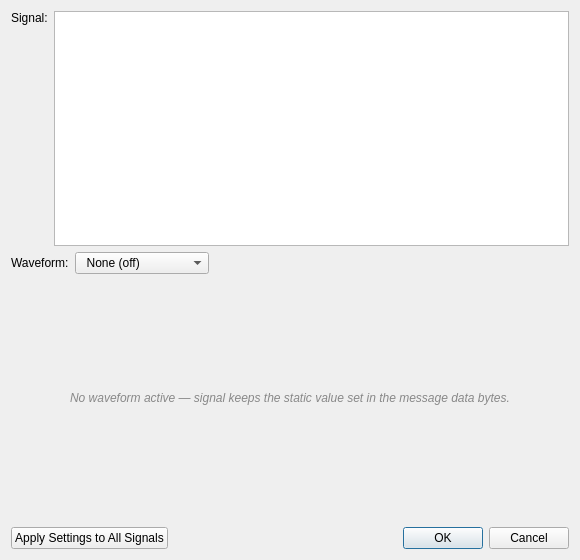
<?xml version="1.0" encoding="UTF-8"?>
<ui version="4.0">
 <class>WaveformDialog</class>
 <widget class="QDialog" name="WaveformDialog">
  <property name="geometry">
   <rect><x>0</x><y>0</y><width>580</width><height>560</height></rect>
  </property>
  <property name="windowTitle">
   <string>Configure Signal Waveforms</string>
  </property>
  <layout class="QVBoxLayout" name="verticalLayoutMain">

   <!-- ── Signal list ──────────────────────────────────────── -->
   <item>
    <layout class="QHBoxLayout" name="hlSignal">
     <item>
      <widget class="QLabel" name="lblSignal">
       <property name="text"><string>Signal:</string></property>
       <property name="minimumWidth"><number>55</number></property>
       <property name="alignment"><set>Qt::AlignTop</set></property>
      </widget>
     </item>
     <item>
      <widget class="QListWidget" name="listSignals">
       <property name="maximumHeight"><number>110</number></property>
       <property name="alternatingRowColors"><bool>true</bool></property>
      </widget>
     </item>
    </layout>
   </item>

   <!-- ── Type selector ──────────────────────────────────── -->
   <item>
    <layout class="QHBoxLayout" name="hlType">
     <item>
      <widget class="QLabel" name="lblType">
       <property name="text"><string>Waveform:</string></property>
       <property name="minimumWidth"><number>75</number></property>
      </widget>
     </item>
     <item>
      <widget class="QComboBox" name="comboType">
       <item><property name="text"><string>  None (off)  </string></property></item>
       <item><property name="text"><string>  Square Wave  </string></property></item>
       <item><property name="text"><string>  Sine Wave    </string></property></item>
       <item><property name="text"><string>  Ramp (Sawtooth)  </string></property></item>
      </widget>
     </item>
     <item>
      <widget class="QLabel" name="lblUnit">
       <property name="text"><string></string></property>
       <property name="styleSheet"><string>color: #aaa; font-style: italic;</string></property>
      </widget>
     </item>
     <item>
      <spacer>
       <property name="orientation"><enum>Qt::Horizontal</enum></property>
       <property name="sizeHint" stdset="0"><size><width>40</width><height>20</height></size></property>
      </spacer>
     </item>
    </layout>
   </item>

   <!-- ── Stacked parameter pages ───────────────────────── -->
   <item>
    <widget class="QStackedWidget" name="stackedParams">

     <!-- Page 0 : None -->
     <widget class="QWidget" name="pageNone">
      <layout class="QVBoxLayout">
       <item>
        <widget class="QLabel" name="lblNoneHint">
         <property name="text">
          <string>No waveform active — signal keeps the static value set in the message data bytes.</string>
         </property>
         <property name="wordWrap"><bool>true</bool></property>
         <property name="alignment"><set>Qt::AlignCenter</set></property>
         <property name="styleSheet"><string>color: #888; font-style: italic; padding: 12px;</string></property>
        </widget>
       </item>
      </layout>
     </widget>

     <!-- Page 1 : Square -->
     <widget class="QWidget" name="pageSquare">
      <layout class="QVBoxLayout">
       <item>
        <widget class="QGroupBox" name="grpSquare">
         <property name="title"><string>Square Wave Parameters</string></property>
         <layout class="QFormLayout" name="formSquare">

          <item row="0" column="0">
           <widget class="QLabel"><property name="text"><string>High Value:</string></property></widget>
          </item>
          <item row="0" column="1">
           <widget class="QDoubleSpinBox" name="spinSqHigh">
            <property name="minimum"><double>-1e+07</double></property>
            <property name="maximum"><double>1e+07</double></property>
            <property name="decimals"><number>4</number></property>
            <property name="singleStep"><double>1.0</double></property>
            <property name="value"><double>1.0</double></property>
            <property name="toolTip"><string>Signal value while in the HIGH (ON) phase</string></property>
           </widget>
          </item>

          <item row="1" column="0">
           <widget class="QLabel"><property name="text"><string>Low Value:</string></property></widget>
          </item>
          <item row="1" column="1">
           <widget class="QDoubleSpinBox" name="spinSqLow">
            <property name="minimum"><double>-1e+07</double></property>
            <property name="maximum"><double>1e+07</double></property>
            <property name="decimals"><number>4</number></property>
            <property name="singleStep"><double>1.0</double></property>
            <property name="value"><double>0.0</double></property>
            <property name="toolTip"><string>Signal value while in the LOW (OFF) phase</string></property>
           </widget>
          </item>

          <item row="2" column="0">
           <widget class="QLabel"><property name="text"><string>TON (ms):</string></property></widget>
          </item>
          <item row="2" column="1">
           <layout class="QHBoxLayout">
            <item>
             <widget class="QDoubleSpinBox" name="spinSqTon">
              <property name="minimum"><double>1.0</double></property>
              <property name="maximum"><double>1e+08</double></property>
              <property name="decimals"><number>1</number></property>
              <property name="singleStep"><double>10.0</double></property>
              <property name="value"><double>500.0</double></property>
              <property name="toolTip"><string>Duration the signal stays at High Value (ON time)</string></property>
             </widget>
            </item>
            <item>
             <widget class="QLabel" name="lblTonHint">
              <property name="text"><string>← ON time</string></property>
              <property name="styleSheet"><string>color: #28a745; font-size: 10px;</string></property>
             </widget>
            </item>
           </layout>
          </item>

          <item row="3" column="0">
           <widget class="QLabel"><property name="text"><string>TOFF (ms):</string></property></widget>
          </item>
          <item row="3" column="1">
           <layout class="QHBoxLayout">
            <item>
             <widget class="QDoubleSpinBox" name="spinSqToff">
              <property name="minimum"><double>1.0</double></property>
              <property name="maximum"><double>1e+08</double></property>
              <property name="decimals"><number>1</number></property>
              <property name="singleStep"><double>10.0</double></property>
              <property name="value"><double>500.0</double></property>
              <property name="toolTip"><string>Duration the signal stays at Low Value (OFF time)</string></property>
             </widget>
            </item>
            <item>
             <widget class="QLabel" name="lblToffHint">
              <property name="text"><string>← OFF time</string></property>
              <property name="styleSheet"><string>color: #dc3545; font-size: 10px;</string></property>
             </widget>
            </item>
           </layout>
          </item>

          <item row="4" column="0">
           <widget class="QLabel"><property name="text"><string>Period (ms):</string></property></widget>
          </item>
          <item row="4" column="1">
           <widget class="QLabel" name="lblSqPeriod">
            <property name="text"><string>1000.0 ms  (TON + TOFF)</string></property>
            <property name="styleSheet"><string>color: #aaa; font-style: italic;</string></property>
           </widget>
          </item>

         </layout>
        </widget>
       </item>
      </layout>
     </widget>

     <!-- Page 2 : Sine -->
     <widget class="QWidget" name="pageSine">
      <layout class="QVBoxLayout">
       <item>
        <widget class="QGroupBox" name="grpSine">
         <property name="title"><string>Sine Wave Parameters</string></property>
         <layout class="QFormLayout" name="formSine">

          <item row="0" column="0">
           <widget class="QLabel"><property name="text"><string>Amplitude:</string></property></widget>
          </item>
          <item row="0" column="1">
           <layout class="QHBoxLayout">
            <item>
             <widget class="QDoubleSpinBox" name="spinSinAmp">
              <property name="minimum"><double>0.0</double></property>
              <property name="maximum"><double>1e+07</double></property>
              <property name="decimals"><number>4</number></property>
              <property name="singleStep"><double>1.0</double></property>
              <property name="value"><double>1.0</double></property>
              <property name="toolTip"><string>Half peak-to-peak deviation from the centre offset</string></property>
             </widget>
            </item>
            <item>
             <widget class="QLabel">
              <property name="text"><string>← half peak-to-peak</string></property>
              <property name="styleSheet"><string>color: #aaa; font-size: 10px;</string></property>
             </widget>
            </item>
           </layout>
          </item>

          <item row="1" column="0">
           <widget class="QLabel"><property name="text"><string>Offset (DC):</string></property></widget>
          </item>
          <item row="1" column="1">
           <layout class="QHBoxLayout">
            <item>
             <widget class="QDoubleSpinBox" name="spinSinOffset">
              <property name="minimum"><double>-1e+07</double></property>
              <property name="maximum"><double>1e+07</double></property>
              <property name="decimals"><number>4</number></property>
              <property name="singleStep"><double>1.0</double></property>
              <property name="value"><double>0.0</double></property>
              <property name="toolTip"><string>DC centre value the sine oscillates around</string></property>
             </widget>
            </item>
            <item>
             <widget class="QLabel">
              <property name="text"><string>← centre value</string></property>
              <property name="styleSheet"><string>color: #aaa; font-size: 10px;</string></property>
             </widget>
            </item>
           </layout>
          </item>

          <item row="2" column="0">
           <widget class="QLabel"><property name="text"><string>Period (ms):</string></property></widget>
          </item>
          <item row="2" column="1">
           <widget class="QDoubleSpinBox" name="spinSinPeriod">
            <property name="minimum"><double>1.0</double></property>
            <property name="maximum"><double>1e+08</double></property>
            <property name="decimals"><number>1</number></property>
            <property name="singleStep"><double>100.0</double></property>
            <property name="value"><double>1000.0</double></property>
            <property name="toolTip"><string>Duration of one complete cycle</string></property>
           </widget>
          </item>

          <item row="3" column="0">
           <widget class="QLabel"><property name="text"><string>Phase (°):</string></property></widget>
          </item>
          <item row="3" column="1">
           <widget class="QDoubleSpinBox" name="spinSinPhase">
            <property name="minimum"><double>-360.0</double></property>
            <property name="maximum"><double>360.0</double></property>
            <property name="decimals"><number>1</number></property>
            <property name="singleStep"><double>10.0</double></property>
            <property name="value"><double>0.0</double></property>
            <property name="toolTip"><string>Phase offset in degrees (0° = starts at mid-point rising)</string></property>
           </widget>
          </item>

         </layout>
        </widget>
       </item>
      </layout>
     </widget>

     <!-- Page 3 : Ramp -->
     <widget class="QWidget" name="pageRamp">
      <layout class="QVBoxLayout">
       <item>
        <widget class="QGroupBox" name="grpRamp">
         <property name="title"><string>Ramp (Sawtooth) Parameters</string></property>
         <layout class="QFormLayout" name="formRamp">

          <item row="0" column="0">
           <widget class="QLabel"><property name="text"><string>Start Value:</string></property></widget>
          </item>
          <item row="0" column="1">
           <layout class="QHBoxLayout">
            <item>
             <widget class="QDoubleSpinBox" name="spinRampStart">
              <property name="minimum"><double>-1e+07</double></property>
              <property name="maximum"><double>1e+07</double></property>
              <property name="decimals"><number>4</number></property>
              <property name="singleStep"><double>1.0</double></property>
              <property name="value"><double>0.0</double></property>
              <property name="toolTip"><string>Signal value at the start of each ramp cycle</string></property>
             </widget>
            </item>
            <item>
             <widget class="QLabel">
              <property name="text"><string>← beginning of cycle</string></property>
              <property name="styleSheet"><string>color: #aaa; font-size: 10px;</string></property>
             </widget>
            </item>
           </layout>
          </item>

          <item row="1" column="0">
           <widget class="QLabel"><property name="text"><string>End Value:</string></property></widget>
          </item>
          <item row="1" column="1">
           <layout class="QHBoxLayout">
            <item>
             <widget class="QDoubleSpinBox" name="spinRampEnd">
              <property name="minimum"><double>-1e+07</double></property>
              <property name="maximum"><double>1e+07</double></property>
              <property name="decimals"><number>4</number></property>
              <property name="singleStep"><double>1.0</double></property>
              <property name="value"><double>1.0</double></property>
              <property name="toolTip"><string>Signal value at the peak of each ramp cycle</string></property>
             </widget>
            </item>
            <item>
             <widget class="QLabel">
              <property name="text"><string>← peak value</string></property>
              <property name="styleSheet"><string>color: #aaa; font-size: 10px;</string></property>
             </widget>
            </item>
           </layout>
          </item>

          <item row="2" column="0">
           <widget class="QLabel"><property name="text"><string>Rise Time (ms):</string></property></widget>
          </item>
          <item row="2" column="1">
           <layout class="QHBoxLayout">
            <item>
             <widget class="QDoubleSpinBox" name="spinRampRise">
              <property name="minimum"><double>1.0</double></property>
              <property name="maximum"><double>1e+08</double></property>
              <property name="decimals"><number>1</number></property>
              <property name="singleStep"><double>100.0</double></property>
              <property name="value"><double>1000.0</double></property>
              <property name="toolTip"><string>Time to linearly travel from Start Value to End Value</string></property>
             </widget>
            </item>
            <item>
             <widget class="QLabel">
              <property name="text"><string>← start → end duration</string></property>
              <property name="styleSheet"><string>color: #aaa; font-size: 10px;</string></property>
             </widget>
            </item>
           </layout>
          </item>

          <item row="3" column="0">
           <widget class="QLabel"><property name="text"><string>Hold Time (ms):</string></property></widget>
          </item>
          <item row="3" column="1">
           <layout class="QHBoxLayout">
            <item>
             <widget class="QDoubleSpinBox" name="spinRampHold">
              <property name="minimum"><double>0.0</double></property>
              <property name="maximum"><double>1e+08</double></property>
              <property name="decimals"><number>1</number></property>
              <property name="singleStep"><double>100.0</double></property>
              <property name="value"><double>0.0</double></property>
              <property name="toolTip"><string>Time to hold at End Value before resetting. Set 0 for instant sawtooth reset.</string></property>
             </widget>
            </item>
            <item>
             <widget class="QLabel">
              <property name="text"><string>← hold at peak (0 = instant reset)</string></property>
              <property name="styleSheet"><string>color: #aaa; font-size: 10px;</string></property>
             </widget>
            </item>
           </layout>
          </item>

          <item row="4" column="0">
           <widget class="QLabel"><property name="text"><string>Cycle (ms):</string></property></widget>
          </item>
          <item row="4" column="1">
           <widget class="QLabel" name="lblRampCycle">
            <property name="text"><string>1000.0 ms  (Rise + Hold)</string></property>
            <property name="styleSheet"><string>color: #aaa; font-style: italic;</string></property>
           </widget>
          </item>

         </layout>
        </widget>
       </item>
      </layout>
     </widget>

    </widget><!-- /QStackedWidget -->
   </item>

   <!-- ── Preview ───────────────────────────────────────── -->
   <item>
    <widget class="QWidget" name="previewContainer">
     <property name="minimumHeight"><number>140</number></property>
    </widget>
   </item>

   <!-- ── Footer buttons ────────────────────────────────── -->
   <item>
    <layout class="QHBoxLayout" name="hlButtons">
     <item>
      <widget class="QPushButton" name="btnApplyToAll">
       <property name="text"><string>Apply Settings to All Signals</string></property>
       <property name="toolTip"><string>Copy current waveform settings to every signal in this message</string></property>
      </widget>
     </item>
     <item>
      <spacer>
       <property name="orientation"><enum>Qt::Horizontal</enum></property>
       <property name="sizeHint" stdset="0"><size><width>40</width><height>20</height></size></property>
      </spacer>
     </item>
     <item>
      <widget class="QDialogButtonBox" name="buttonBox">
       <property name="orientation"><enum>Qt::Horizontal</enum></property>
       <property name="standardButtons"><set>QDialogButtonBox::Ok|QDialogButtonBox::Cancel</set></property>
      </widget>
     </item>
    </layout>
   </item>

  </layout>
 </widget>
 <resources/>
 <connections>
  <connection>
   <sender>buttonBox</sender><signal>accepted()</signal>
   <receiver>WaveformDialog</receiver><slot>accept()</slot>
   <hints><hint type="sourcelabel"><x>300</x><y>530</y></hint><hint type="destinationlabel"><x>290</x><y>280</y></hint></hints>
  </connection>
  <connection>
   <sender>buttonBox</sender><signal>rejected()</signal>
   <receiver>WaveformDialog</receiver><slot>reject()</slot>
   <hints><hint type="sourcelabel"><x>300</x><y>530</y></hint><hint type="destinationlabel"><x>290</x><y>280</y></hint></hints>
  </connection>
 </connections>
</ui>
